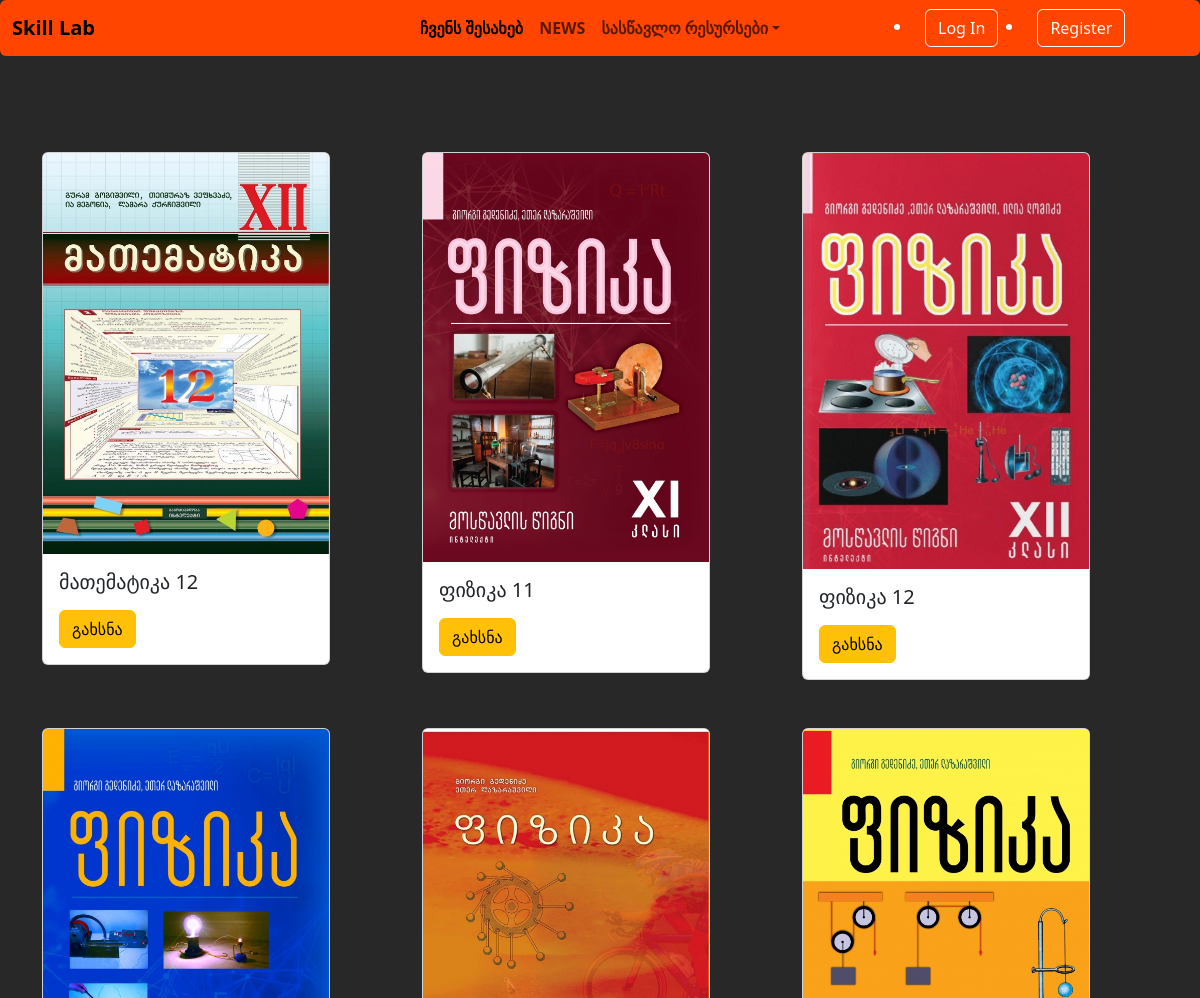
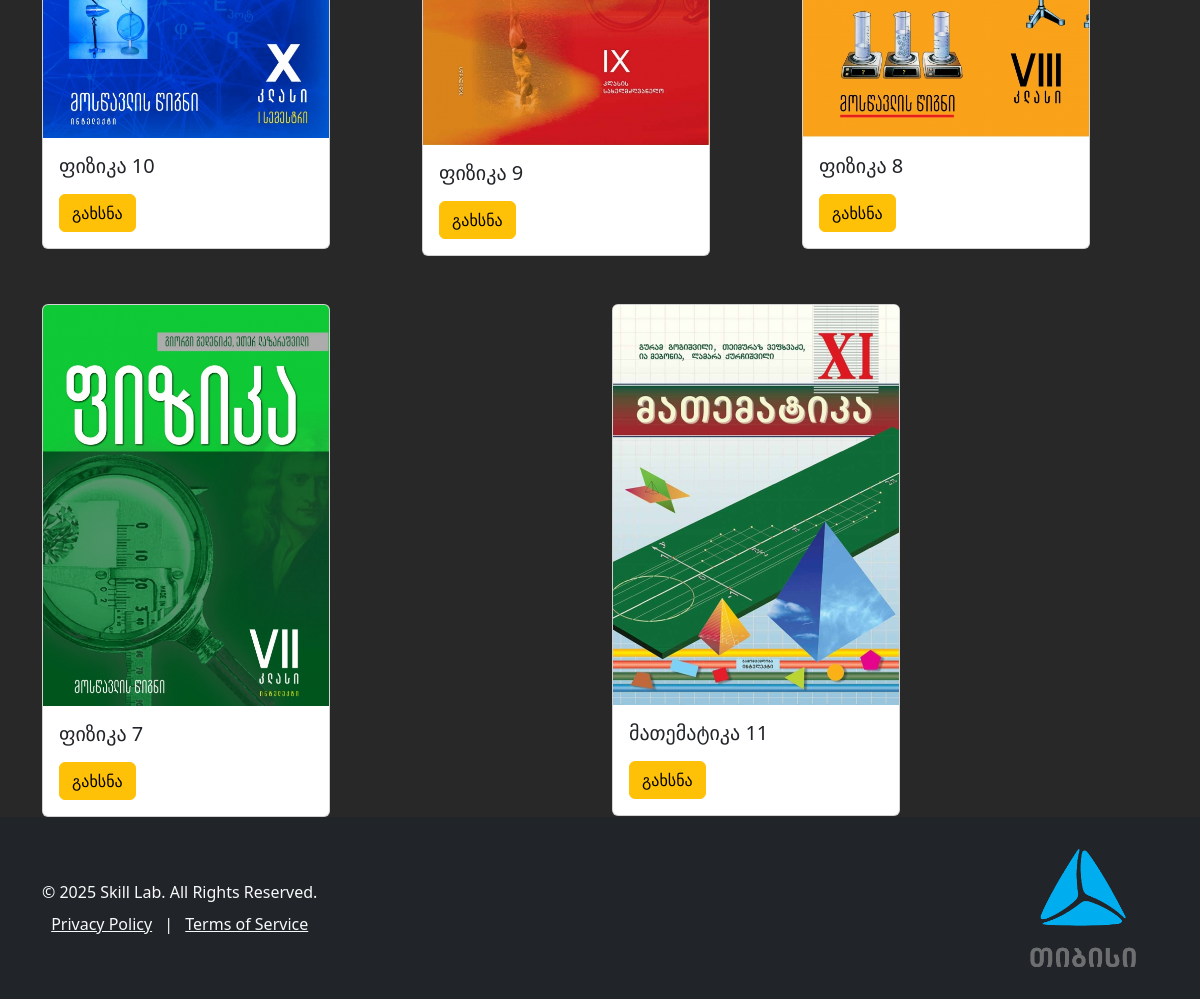
/books, run on the app's committed database (2 pictures, top to bottom).
### models.py (models this page shows)
class Book(db.Model):
    id = db.Column(db.Integer, primary_key= True)
    name = db.Column(db.String(80), unique= False, nullable= False)
    img = db.Column(db.String(80), unique= False, nullable= False)
    pdf = db.Column(db.String(80), unique= False, nullable= False)
    def __repr__(self):
        return f'{self.id}: {self.name}'

### routes.py (the view)
@app.route('/books')
def all_books():
    books = Book.query.all()
    print(books)
    return render_template('books.html', books=books)

### templates/books.html (shortened to what this page needs)
{% extends "base.html" %}
{% block content %}
    <div class="row mt-5">
        {% for book in books %}
            <div class="col">
                <div class="card mt-5" style="width: 18rem;">
                    <img src="../static/{{ book.img  }}"
                         class="card-img-top" alt="...">
                    <div class="card-body">
                        <h5 class="card-title">{{ book.name }}</h5>
                        {% if current_user.is_authenticated %}
                        <a href="/opened_book/{{ book.id }}" class="btn btn-warning">
                            გახსნა</a>
                        {% if current_user.role=="admin"%}
                         <a href="/delete/{{ book.id }}" class="btn btn-danger">
                            DELETE</a>
                        {%endif%}
                        {% else %}
                        <a href="/register" class="btn btn-warning">
                            გახსნა</a>
                        {% endif %}
                    </div>
                </div>
            </div>
        {% endfor %}
    </div>
{% endblock %}

### templates/base.html (shortened to what this page needs)
<!DOCTYPE html>
<html lang="en">
<head>
    <link href="https://cdn.jsdelivr.net/npm/bootstrap@5.3.3/dist/css/bootstrap.min.css" rel="stylesheet">
</head>
<body>
    {% include 'navbar.html' %}
    <div class="container-md">
        {% block content %}
        {% endblock %}
    </div>
<footer class="footer mt-auto py-3 bg-dark text-light">
    <div class="container text-center d-flex justify-content-between align-items-center">
        <div class="text-left">
            <span>&copy; 2025 Skill Lab. All Rights Reserved.</span>
            <div class="mt-2">
                <a href="/privacy-policy" class="text-light mx-2">Privacy Policy</a> |
                <a href="/terms" class="text-light mx-2">Terms of Service</a>
            </div>
        </div>
        <div>
            <a href="https://www.tbceducation.ge/">
                <img src="../static/tbc-logo.png" alt="Click me" style="width: 150px; height: auto;">
            </a>
        </div>
    </div>
</footer>
</body>
</html>

### templates/navbar.html (shortened to what this page needs)
<nav class="navbar navbar-expand-md bg-orange rounded">
  <div class="container-fluid">
    <div class="navbar-collapse d-lg-flex collapse" id="navbarsExample11">
      <a class="navbar-brand col-lg-3 me-0" href="/" style="font-weight: bold;">Skill Lab</a>
      <ul class="navbar-nav col-lg-6 justify-content-lg-center">
        <li class="nav-item">
          <a class="nav-link active" aria-current="page" href="/" style="font-weight: bold;">ჩვენს შესახებ</a>
        </li>
        <li class="nav-item">
          <a class="nav-link" href="#" style="font-weight: bold;">NEWS</a>
        </li>
        <li class="nav-item dropdown">
          <a class="nav-link dropdown-toggle" href="#" data-bs-toggle="dropdown" aria-expanded="false" style="font-weight: bold;">სასწავლო რესურსები</a>
        </li>
      </ul>
      {% if current_user.is_authenticated %}
        <li class="nav-item username">
          <p>{{ current_user.username }}</p>
        </li>
        <li class="nav-item">
          <a class="btn btn-outline-light mx-2" href="/logout" role="button">Log Out</a>
        </li>
      {% else %}
        <li class="nav-item">
          <a class="btn btn-outline-light mx-2" href="/login" role="button">Log In</a>
        </li>
        <li class="nav-item">
          <a class="btn btn-outline-light mx-2" href="/register" role="button">Register</a>
        </li>
      {% endif %}
    </div>
  </div>
</nav>

### templates/base.html (style rules this page uses)
body { background-color: #282828; color: #ffffff; }
.bg-orange { background-color: #ff4500; color: #ffffff; }

### data on the page
Book: img (picture), name "მათემატიკა 12"
Book: img (picture), name "ფიზიკა 11"
Book: img (picture), name "ფიზიკა 12"
Book: img (picture), name "ფიზიკა 10"
Book: img (picture), name "ფიზიკა 9"
Book: img (picture), name "ფიზიკა 8"
Book: img (picture), name "ფიზიკა 7"
Book: img (picture), name "მათემატიკა 11"
